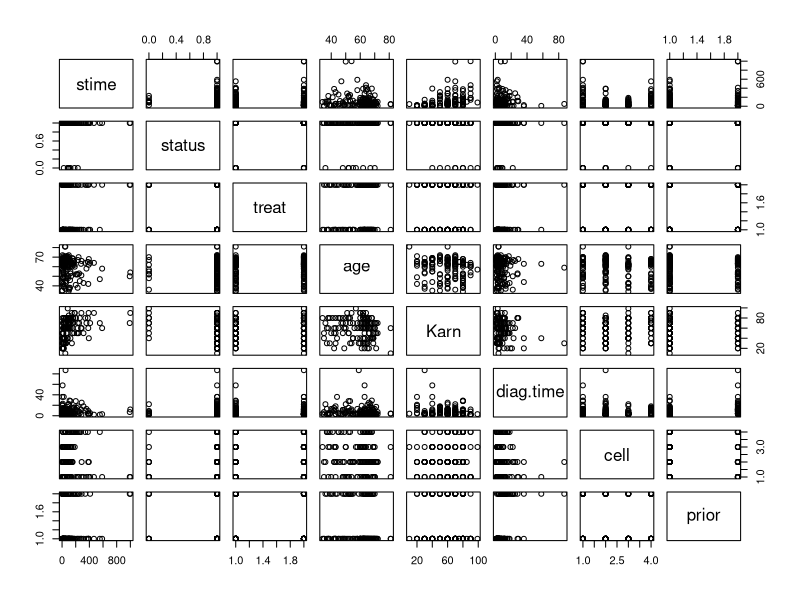

Here is the R script that generated this plot:
## ---- chunk 1
knitr::opts_chunk$set(echo = TRUE)
## ---- chunk 2
library(MASS)
library(survival)
library(knitr)
dat <- VA
kable(dat)
plot(VA)
